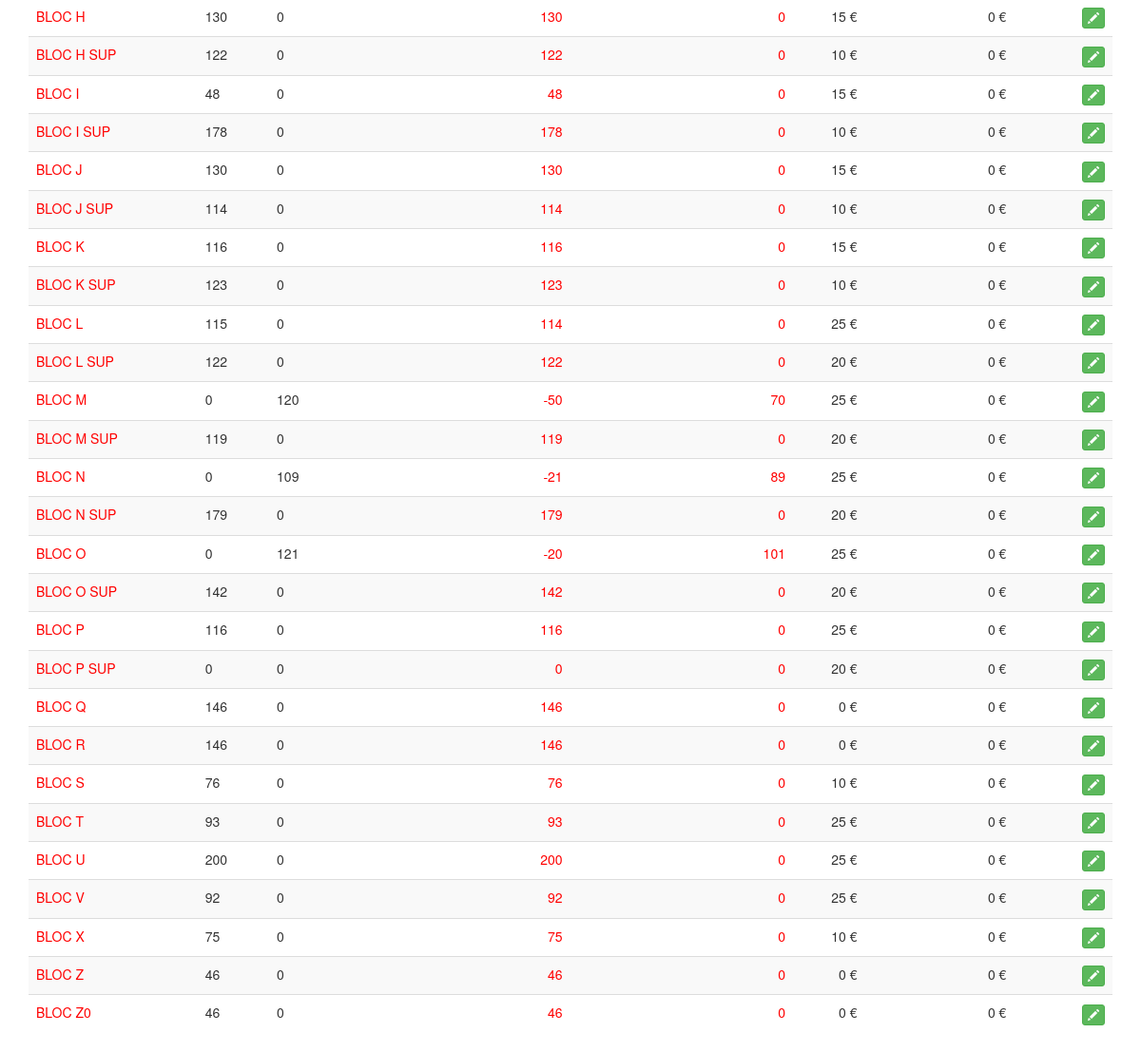
Before: /admin/blocs.php (lower part) with the older database file.
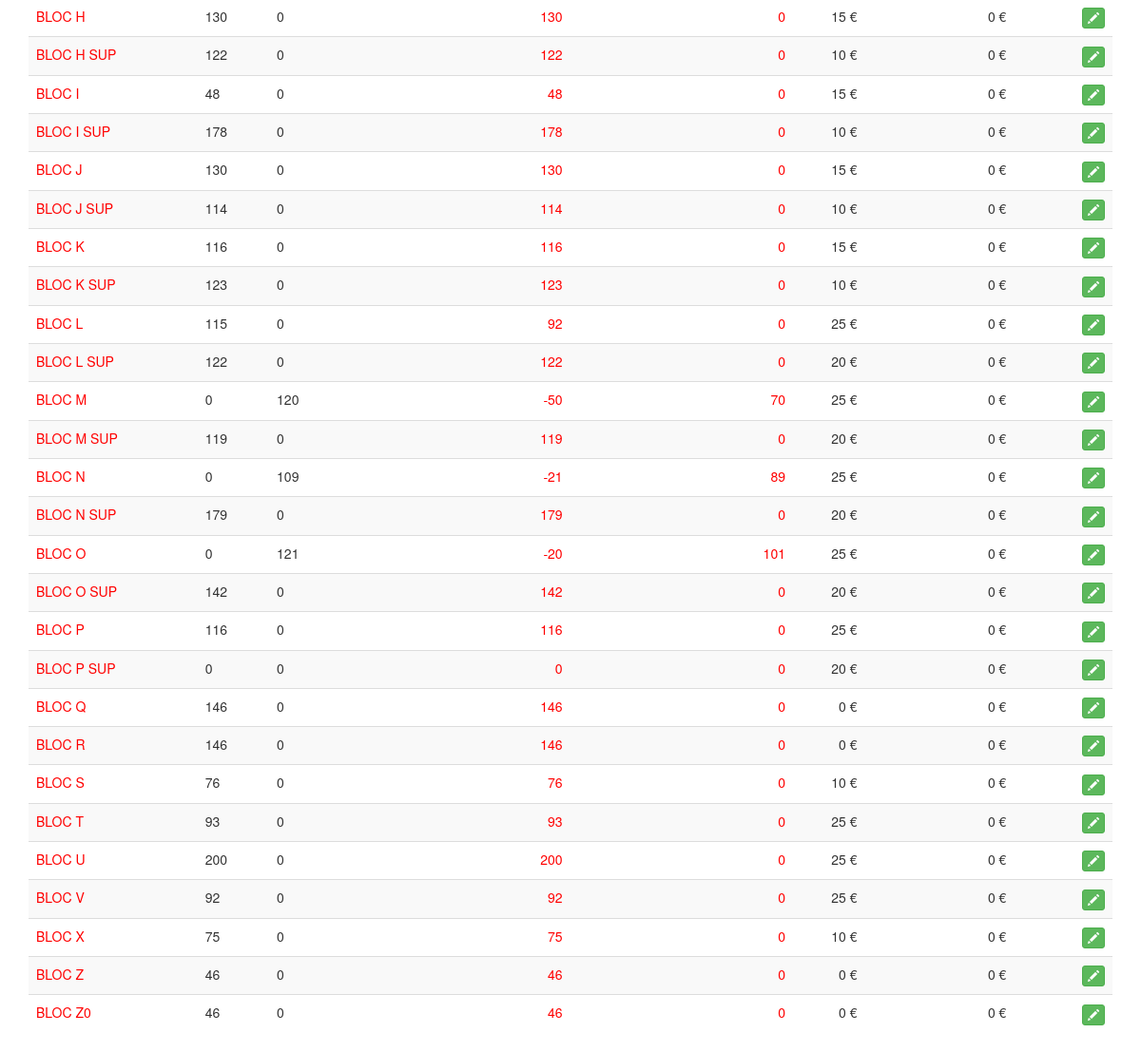
After: the same page with the newer database file.
### tables this page shows
CREATE TABLE `hb16_blocs` (
  `name` varchar(25) NOT NULL,
  `max` int(11) NOT NULL DEFAULT '0',
  `max_org` int(11) NOT NULL DEFAULT '0',
  `places` int(11) NOT NULL,
  `places_org` int(11) NOT NULL,
  `zone` varchar(50) NOT NULL,
  `price` int(11) NOT NULL,
  `price_half` int(11) NOT NULL,
  `price_abn` int(11) NOT NULL,
  `price_abn_half` int(11) NOT NULL,
  `color` varchar(25) NOT NULL,
`id` int(11) NOT NULL
);

### admin/blocs.php (the view, shortened to what this page needs)
<?php
require_once '../inc/conn.php';
$req = $pdo->prepare("SELECT  * FROM hb16_blocs  ORDER BY name  ");
$req->execute();
?>
<?php require 'inc/header.php'; ?>
<div class="col-md-12">
    <table class="table table-striped table-hover ">
        <tbody>
            <?php while($res = $req->fetch()): ?>
            <tr>
                <td style="text-align: left;color:red;"><?= $res->name; ?></td>
                <td style="text-align: left;"><?= $res->max; ?></td>
                <td style="text-align: left;"><?= $res->max_org; ?></td>
                <td style="text-align: right;color:red;"><?= $res->places; ?></td>
                <td style="text-align: right;color:red;"><?= $res->places_org; ?></td>
                <td style="text-align: right;"><?= $res->price; ?> €</td>
                <td style="text-align: right;"><?= $res->price_half; ?> €</td>
                <td style="text-align: right;">
                    <a href="#" class="btn btn-success btn-xs" title="modifier les blocs"
                       data-toggle="modal"
                       data-target=".bs-bloc-modal-sm"
                       data-name="<?= $res->name; ?>"
                       data-max="<?= $res->max; ?>"
                       data-max_org="<?= $res->max_org; ?>"
                       data-price="<?= $res->price; ?>"
                       data-price_half="<?= $res->price_half; ?>"
                       data-price_abn="<?= $res->price_abn; ?>"
                       data-price_abn_half="<?= $res->price_abn_half; ?>" >
                       <span class="glyphicon glyphicon-pencil" aria-hidden="true"></span>
                    </a>
                </td>
             </tr>
             <?php endwhile; ?>
        </tbody>
    </table>
</div>
<?php require 'inc/footer.php';

### admin/inc/header.php (shortened to what this page needs)
<!DOCTYPE html>
<html lang="en">
<head>
    <link rel="stylesheet" href="../css/bootstrap.min.css">
    <link rel="stylesheet" href="../css/bootstrap-datepicker3.standalone.min.css">
    <link rel="stylesheet" href="../css/bootstrap-multiselect.css">
  </head>
  <body>
<div class="container-fluid">

### admin/inc/footer.php (shortened to what this page needs)
</div>
  </body>
</html>

Changed rows visible on the page:
changed hb16_blocs "BLOC L": places "114" → "92"
